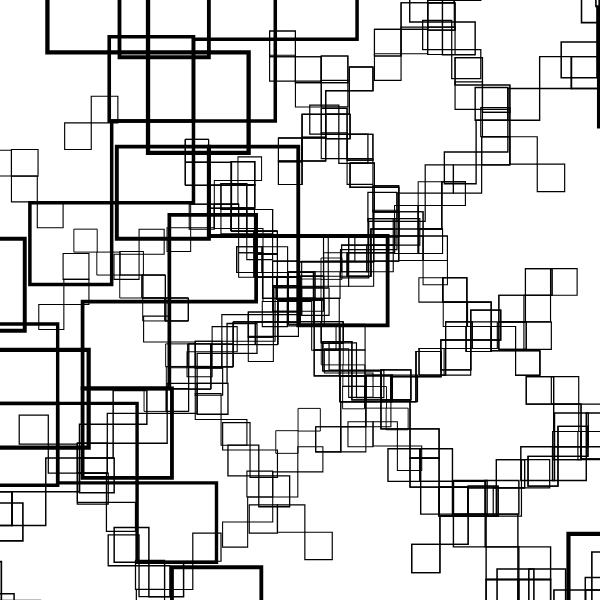
Frame 1 (no input)
Frame 60 (no input): identical to frame 1, image omitted
Frame 120 (the mouse pressed at the canvas centre since frame 60): identical to frame 1, image omitted

The p5.js sketch that drew this single still picture (run headless with seeded random() and noise() and a simulated clock; from frame 60 on, the mouse is pressed at the canvas centre):

// p5.js sketch
// ── sketch.js

// Point = P, Rectangle = R, line = F, Line*4 = D
// You can play around with length, angle, strokeweight, colors,...

let premise = 'R';
  let rules = {
    R: '[RR]+>RfRR',
    
  }
let bigRule;


let length = 70;
let angle = 90;

function setup() {
  createCanvas(600, 600);
  angleMode(DEGREES);
  bigRule = resolveRules(premise, rules, 4);
  print(bigRule);
  
}

function draw() {
  background('white');
  stroke('black');
  strokeWeight(3);
  noFill();
  //fill('white');
  translate(width / 2, height / 2);
  rotate(-90);
  scale(0.3);

  drawShape(bigRule);
   // angle += 1;
  // length += 0.1;
}

function resolveRules(startRule, rules, depth) {
  let endRule = '';
  for (let currentLetter of startRule) {
    if (currentLetter in rules) {
      endRule += rules[currentLetter];
    } else {
      endRule += currentLetter;
    }
  }
  if (depth >= 1) {
    endRule = resolveRules(endRule, rules, depth - 1);
  }
  return endRule;
}


function drawShape(rule)  {
  for (let c of rule) {
    if (c === 'F') {
      line(0, 0, 0, length*3);
      translate(length, 0);
    } else if (c === 'R') {
      rect(0, 0, length, length);
      translate(length, length);
    } else if (c === 'P') {
      point(0, 0);
      translate(length, 0);
    } else if (c === 'D') {
      line(0, 0, length * 4, 0);
      translate(length, 0);
    } else if (c === 'f') {
      translate(0, length, 0);
    } else if (c === '+') {
      rotate(angle);
    } else if (c === '-') {
      rotate(-angle);
    } else if (c === '[') {
      push();
    } else if (c === ']') {
      pop();
    } else if (c === '>') {
      scale(1.03);
    } else if (c === '<') {
      scale(0.8);
   
    }
  }
}
